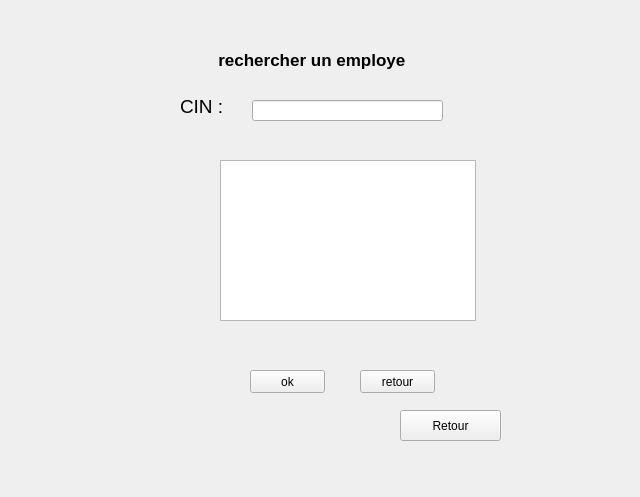
<?xml version="1.0" encoding="UTF-8"?>
<ui version="4.0">
 <class>rechercher</class>
 <widget class="QWidget" name="rechercher">
  <property name="geometry">
   <rect>
    <x>0</x>
    <y>0</y>
    <width>640</width>
    <height>497</height>
   </rect>
  </property>
  <property name="windowTitle">
   <string>Form</string>
  </property>
  <widget class="QLabel" name="label">
   <property name="geometry">
    <rect>
     <x>0</x>
     <y>10</y>
     <width>691</width>
     <height>551</height>
    </rect>
   </property>
   <property name="text">
    <string/>
   </property>
   <property name="pixmap">
    <pixmap>../../fond1.jpg</pixmap>
   </property>
  </widget>
  <widget class="QPushButton" name="pushButton">
   <property name="geometry">
    <rect>
     <x>250</x>
     <y>370</y>
     <width>75</width>
     <height>23</height>
    </rect>
   </property>
   <property name="text">
    <string>ok</string>
   </property>
  </widget>
  <widget class="QPushButton" name="retour">
   <property name="geometry">
    <rect>
     <x>400</x>
     <y>410</y>
     <width>101</width>
     <height>31</height>
    </rect>
   </property>
   <property name="text">
    <string>Retour</string>
   </property>
   <property name="icon">
    <iconset>
     <normaloff>:/new/prefix1/retour.jpg</normaloff>:/new/prefix1/retour.jpg</iconset>
   </property>
  </widget>
  <widget class="QLineEdit" name="rechercheLE">
   <property name="geometry">
    <rect>
     <x>260</x>
     <y>100</y>
     <width>181</width>
     <height>21</height>
    </rect>
   </property>
  </widget>
  <widget class="QLabel" name="recherche">
   <property name="geometry">
    <rect>
     <x>190</x>
     <y>50</y>
     <width>251</width>
     <height>20</height>
    </rect>
   </property>
   <property name="font">
    <font>
     <pointsize>13</pointsize>
     <weight>75</weight>
     <bold>true</bold>
    </font>
   </property>
   <property name="text">
    <string>      rechercher un employe</string>
   </property>
  </widget>
  <widget class="QLabel" name="CINre">
   <property name="geometry">
    <rect>
     <x>180</x>
     <y>100</y>
     <width>46</width>
     <height>13</height>
    </rect>
   </property>
   <property name="font">
    <font>
     <pointsize>14</pointsize>
    </font>
   </property>
   <property name="text">
    <string>CIN :</string>
   </property>
  </widget>
  <widget class="QLineEdit" name="cinRech">
   <property name="geometry">
    <rect>
     <x>252</x>
     <y>100</y>
     <width>191</width>
     <height>21</height>
    </rect>
   </property>
  </widget>
  <widget class="QTableView" name="Rechercheview">
   <property name="geometry">
    <rect>
     <x>220</x>
     <y>160</y>
     <width>256</width>
     <height>161</height>
    </rect>
   </property>
  </widget>
  <widget class="QPushButton" name="pushButton_2">
   <property name="geometry">
    <rect>
     <x>360</x>
     <y>370</y>
     <width>75</width>
     <height>23</height>
    </rect>
   </property>
   <property name="text">
    <string>retour</string>
   </property>
  </widget>
 </widget>
 <resources/>
 <connections/>
</ui>
